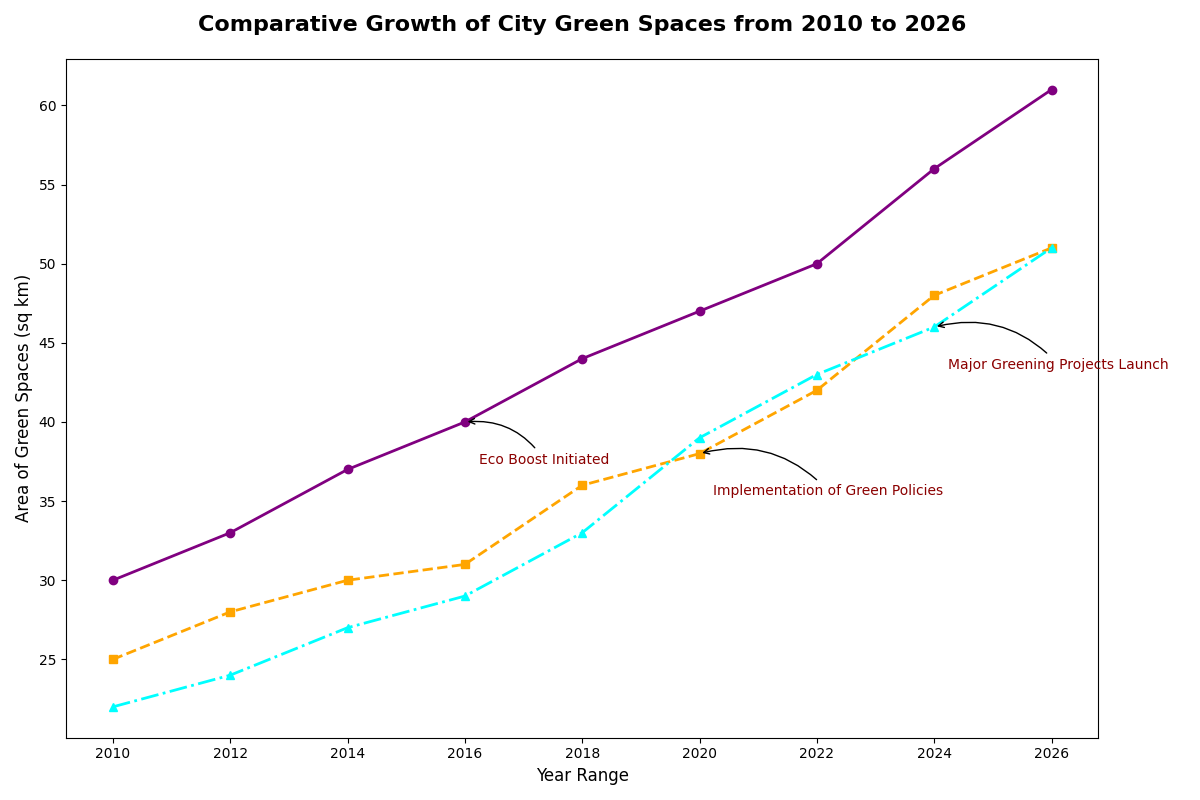

Source code (Python):
import matplotlib.pyplot as plt
import numpy as np

years = np.array([2010, 2012, 2014, 2016, 2018, 2020, 2022, 2024, 2026])

new_york_green_spaces = np.array([30, 33, 37, 40, 44, 47, 50, 56, 61])
tokyo_green_spaces = np.array([25, 28, 30, 31, 36, 38, 42, 48, 51])
berlin_green_spaces = np.array([22, 24, 27, 29, 33, 39, 43, 46, 51])

fig, ax = plt.subplots(figsize=(12, 8))

ax.plot(years, new_york_green_spaces, marker='o', linestyle='-', color='purple', linewidth=2)
ax.plot(years, tokyo_green_spaces, marker='s', linestyle='--', color='orange', linewidth=2)
ax.plot(years, berlin_green_spaces, marker='^', linestyle='-.', color='cyan', linewidth=2)

ax.set_title('Comparative Growth of City Green Spaces from 2010 to 2026', fontsize=16, fontweight='bold', pad=20)
ax.set_xlabel('Year Range', fontsize=12)
ax.set_ylabel('Area of Green Spaces (sq km)', fontsize=12)

milestones = {
    2016: 'Eco Boost Initiated',
    2020: 'Implementation of Green Policies',
    2024: 'Major Greening Projects Launch'
}
for year, city_data in zip([2016, 2020, 2024], [new_york_green_spaces, tokyo_green_spaces, berlin_green_spaces]):
    ax.annotate(milestones[year], 
                xy=(year, city_data[np.where(years == year)[0][0]]), 
                xytext=(10, -30), 
                textcoords='offset points',
                arrowprops=dict(arrowstyle='->', connectionstyle='arc3,rad=0.3'),
                fontsize=10,
                color='darkred')

plt.tight_layout()
plt.show()
